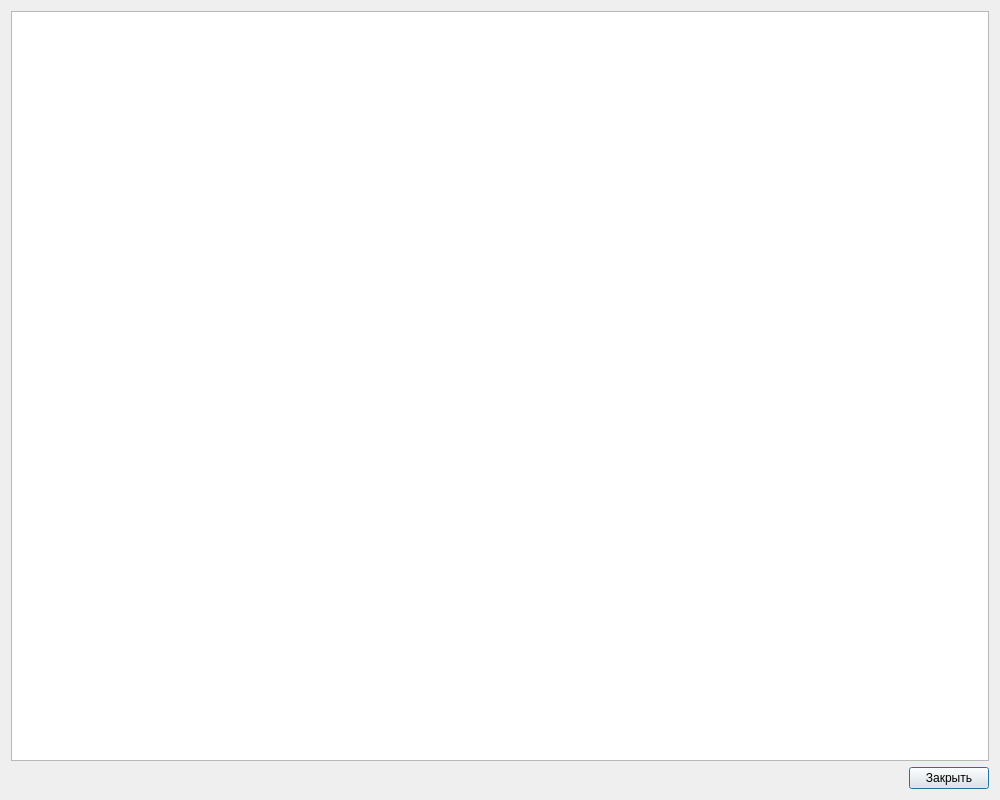
<?xml version="1.0" encoding="UTF-8"?>
<ui version="4.0">
 <class>show_text_wnd</class>
 <widget class="QDialog" name="show_text_wnd">
  <property name="geometry">
   <rect>
    <x>0</x>
    <y>0</y>
    <width>1000</width>
    <height>800</height>
   </rect>
  </property>
  <property name="windowTitle">
   <string>Dialog</string>
  </property>
  <layout class="QVBoxLayout" name="verticalLayout">
   <item>
    <widget class="QTextEdit" name="textEdit"/>
   </item>
   <item>
    <layout class="QHBoxLayout" name="horizontalLayout">
     <item>
      <spacer name="horizontalSpacer">
       <property name="orientation">
        <enum>Qt::Horizontal</enum>
       </property>
       <property name="sizeHint" stdset="0">
        <size>
         <width>40</width>
         <height>20</height>
        </size>
       </property>
      </spacer>
     </item>
     <item>
      <widget class="QPushButton" name="bn_close">
       <property name="text">
        <string>Закрыть</string>
       </property>
      </widget>
     </item>
    </layout>
   </item>
  </layout>
 </widget>
 <resources/>
 <connections/>
</ui>
